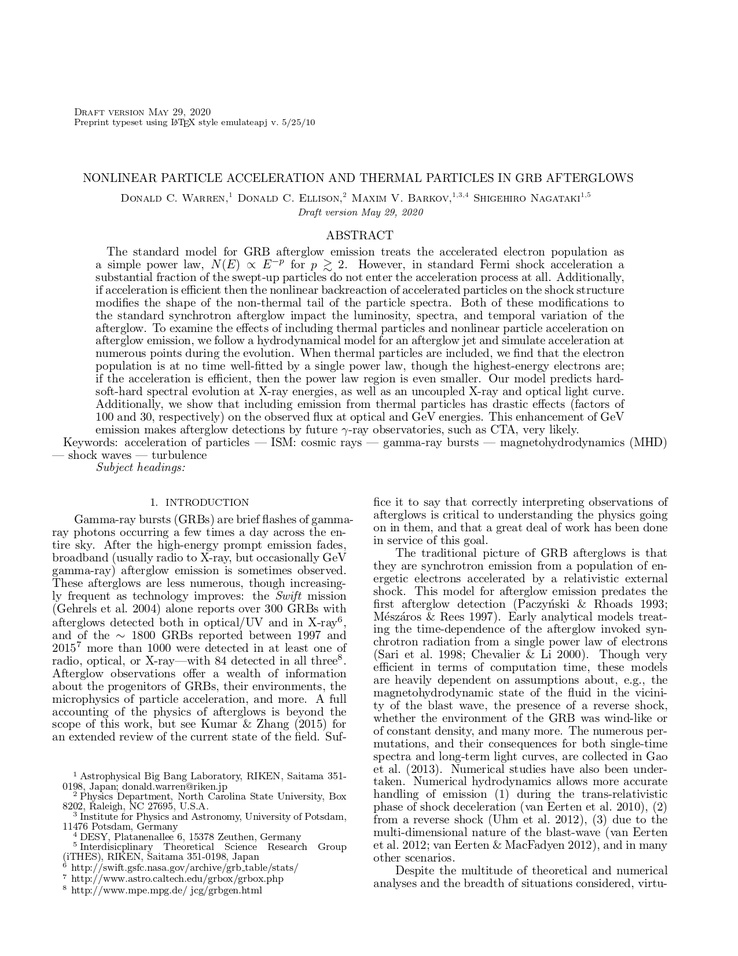
#> input picture data/images/docbank_test_page-0001.jpg, 738 x 956 px, shrunk from 1275 x 1650 before the run, found by its file name; its folder holds only this picture in this run
$ jupyter execute 01_Convex_Hull_LF.ipynb
#> lines starting #> are read from the running program, lines starting #| are printed output that depends on the picture; after the words box and inside, x2 and y2 are one past the last pixel; in counts of white or black regions, pixels touching at a corner belong together
#> further down, img is the input picture: shape (956, 738, 3); min 0, max 255, mean 238.9
### Imports

[cell 1]
import os
import pickle
import numpy as np
import matplotlib.pyplot as plt

from skimage import io, color
from skimage.util import invert
from skimage.filters import threshold_otsu
from skimage.morphology import convex_hull_image

### Functions

[cell 2]
def get_convex_hulls(image):
    image = color.rgb2gray(image)

    thresh = threshold_otsu(image)
#> thresh = 0.732
    image = image > thresh
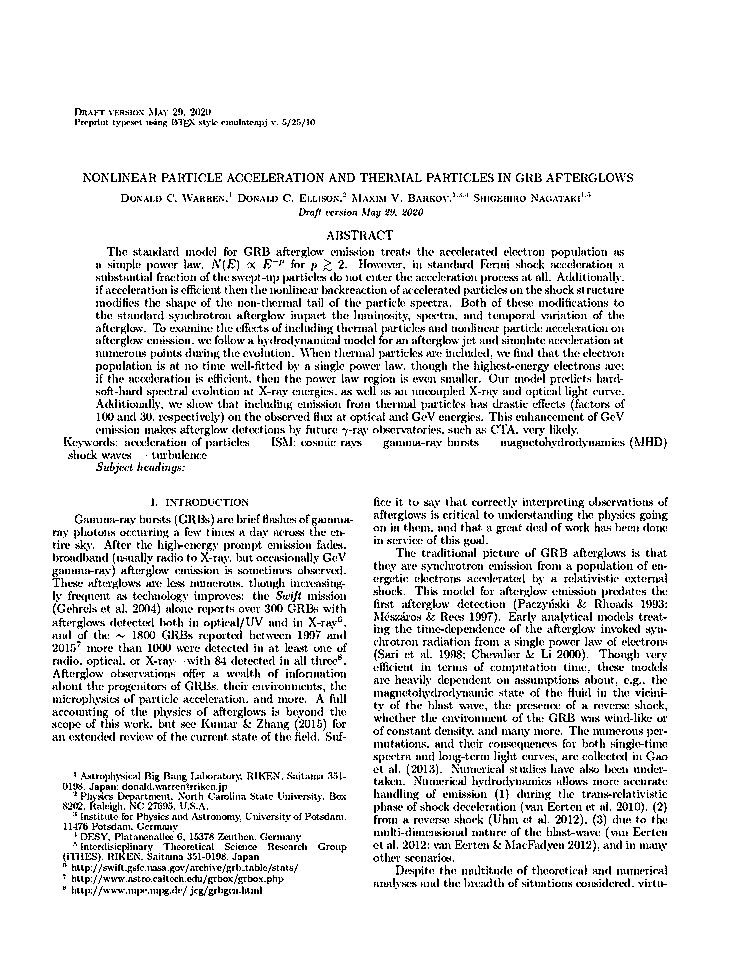
#> image: shape (956, 738) bool; 90.3% white; black in thin lines or dots, all inside (x1, y1, x2, y2) = (52, 108, 668, 896)

    convex_hull_1 = convex_hull_image(image)
#> convex_hull_1: shape (956, 738) bool; every value is 1
    image = invert(image)
    convex_hull_2 = convex_hull_image(image)
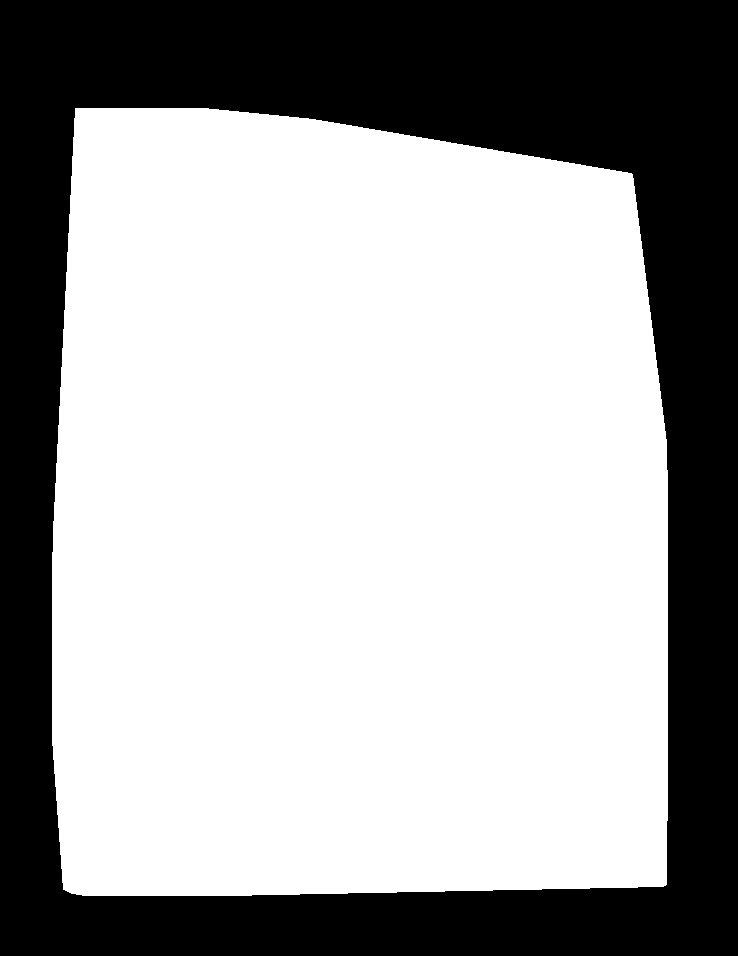
#> convex_hull_2: shape (956, 738) bool; 64.8% white; 1 black region, box (x1, y1, x2, y2) and area: (0, 0, 738, 956) 248229

    intersection_hull = np.bitwise_and(convex_hull_1, convex_hull_2)
    return intersection_hull


# [13 lines left out: function plot_images, not called in this run]

### Read Data and Get Convex Hulls

[cell 3]
# input_dir = './../../data/images/'
# output_dir = './../../data/results/img_processing/'


input_dir = './../../../temp_data/images/'
output_dir = './../../../temp_data/results/img_processing/'

[cell 4]
dir_list = os.listdir(input_dir)
results = {}

for image in dir_list:
    img = io.imread(input_dir + image)
    chull = get_convex_hulls(img)
    results[image] = chull
#     plot_images([img,chull])

$ run again, on data/images/docbank_test_page-0005.jpg
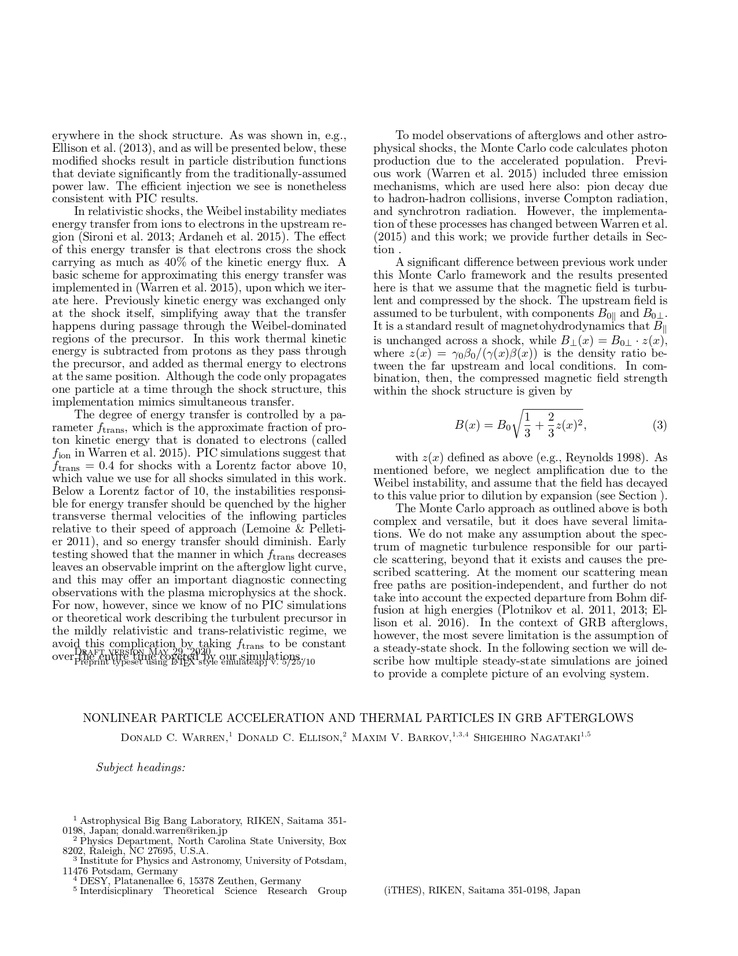
#> input picture data/images/docbank_test_page-0005.jpg, 738 x 956 px, shrunk from 1275 x 1650 before the run, found by its file name
#> img is the input picture: shape (956, 738, 3); min 0, max 255, mean 238.9
#> thresh = 0.732
#> in get_convex_hulls, `image = image > thresh`:
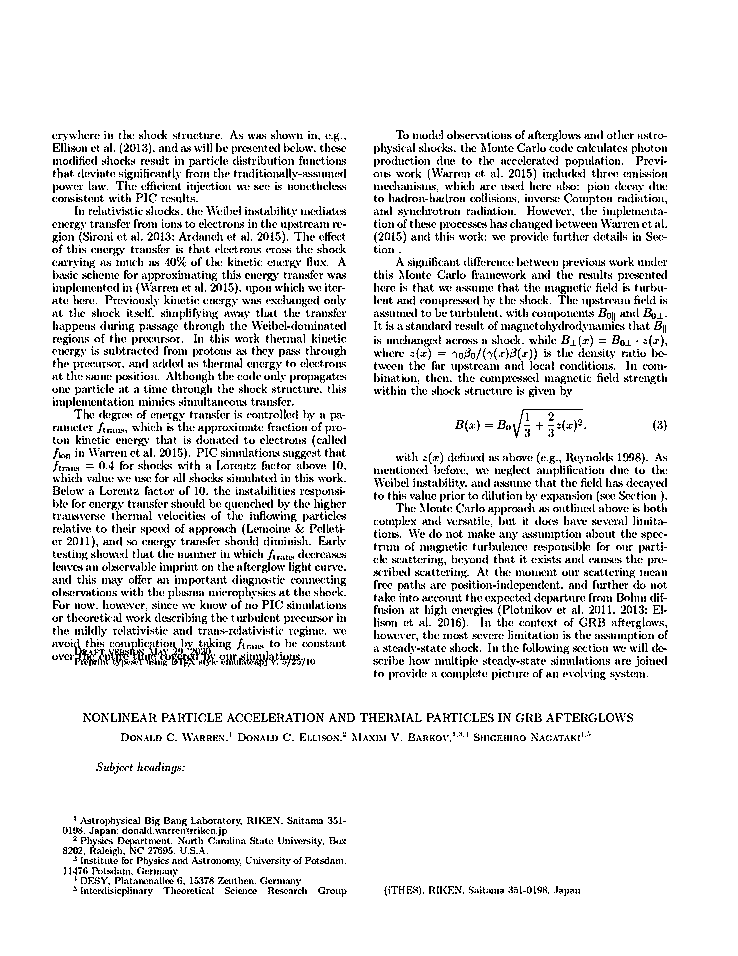
#> image: shape (956, 738) bool; 90.3% white; black in thin lines or dots, all inside (x1, y1, x2, y2) = (52, 130, 668, 897)
#> convex_hull_1: shape (956, 738) bool; every value is 1
#> in get_convex_hulls, `convex_hull_2 = convex_hull_image(image)`:
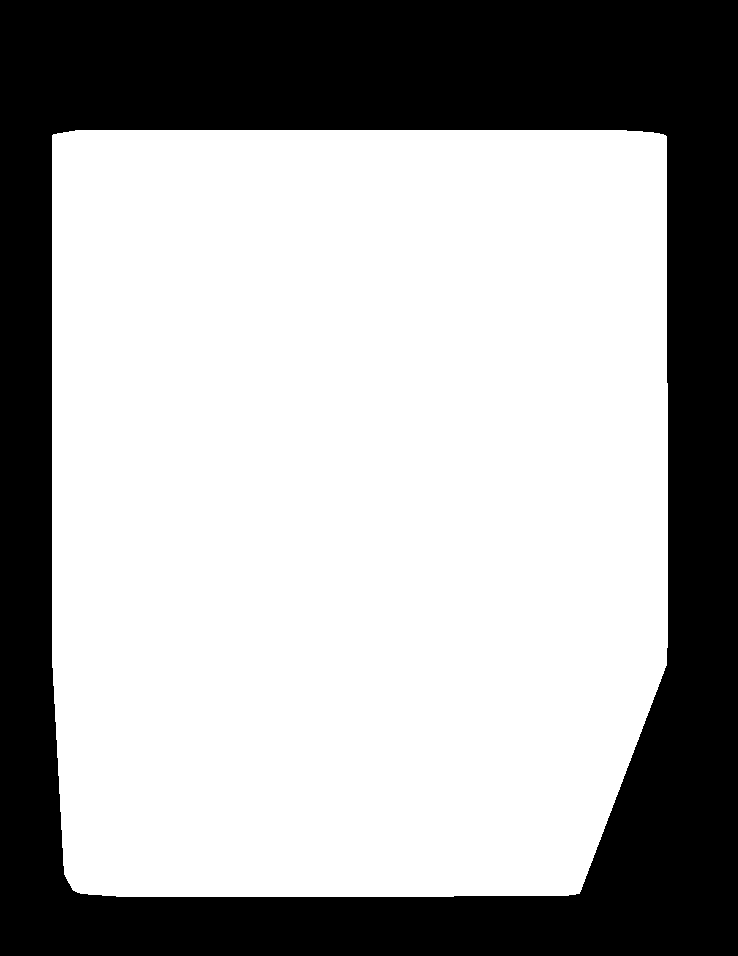
#> convex_hull_2: shape (956, 738) bool; 65.1% white; 1 black region, box (x1, y1, x2, y2) and area: (0, 0, 738, 956) 245900

$ run again, on data/images/docbank_test_page-0006.jpg
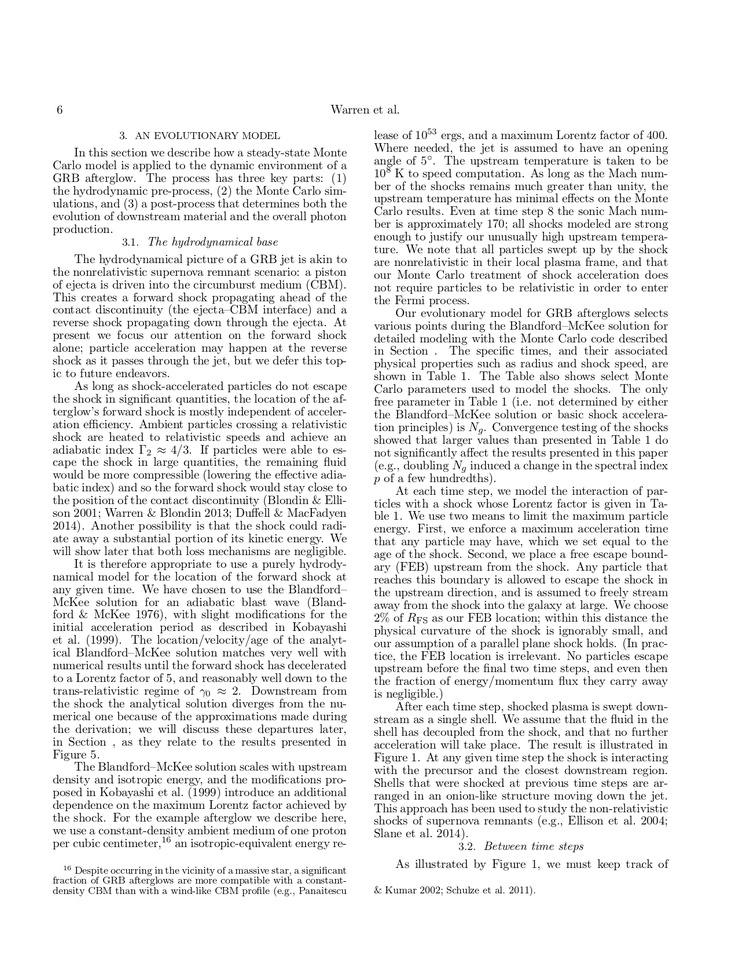
#> input picture data/images/docbank_test_page-0006.jpg, 738 x 956 px, shrunk from 1275 x 1650 before the run, found by its file name
#> img is the input picture: shape (956, 738, 3); min 0, max 255, mean 235.4
#> thresh = 0.729
#> in get_convex_hulls, `image = image > thresh`:
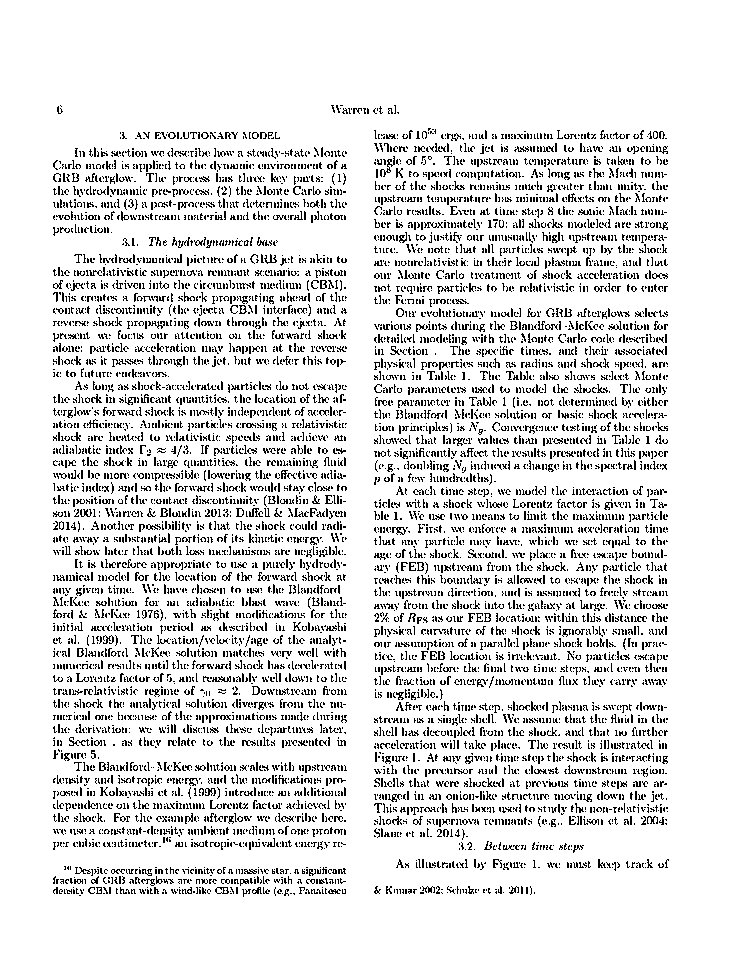
#> image: shape (956, 738) bool; 88.4% white; black in thin lines or dots, all inside (x1, y1, x2, y2) = (53, 105, 669, 897)
#> convex_hull_1: shape (956, 738) bool; every value is 1
#> in get_convex_hulls, `convex_hull_2 = convex_hull_image(image)`:
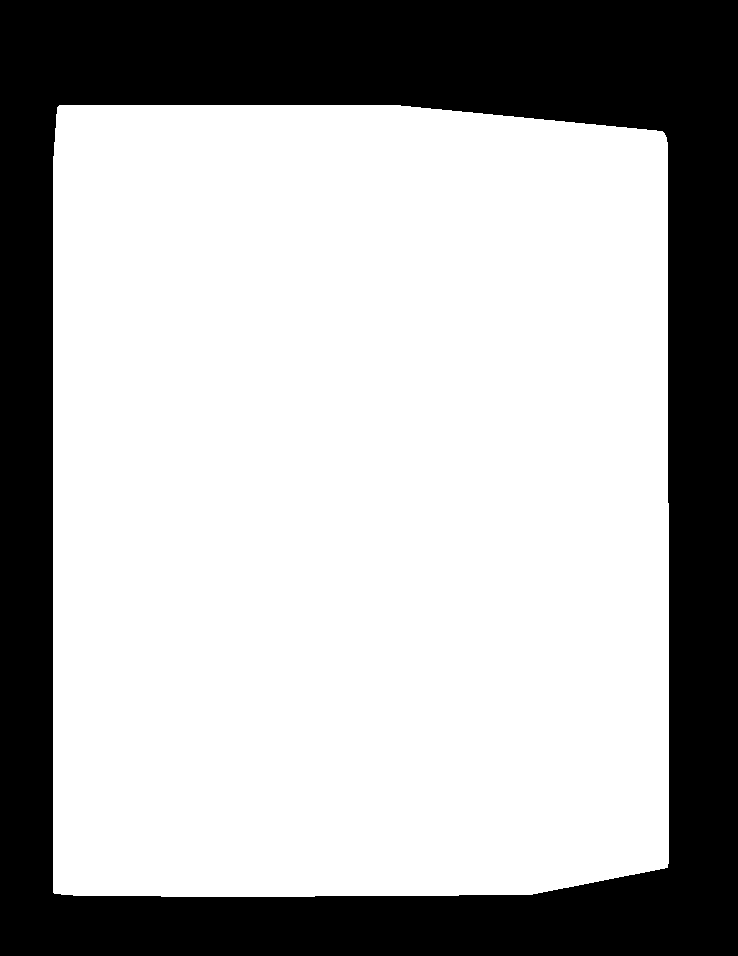
#> convex_hull_2: shape (956, 738) bool; 68.2% white; 1 black region, box (x1, y1, x2, y2) and area: (0, 0, 738, 956) 224410

$ run again, on data/images/docbank_test_page-0007.jpg
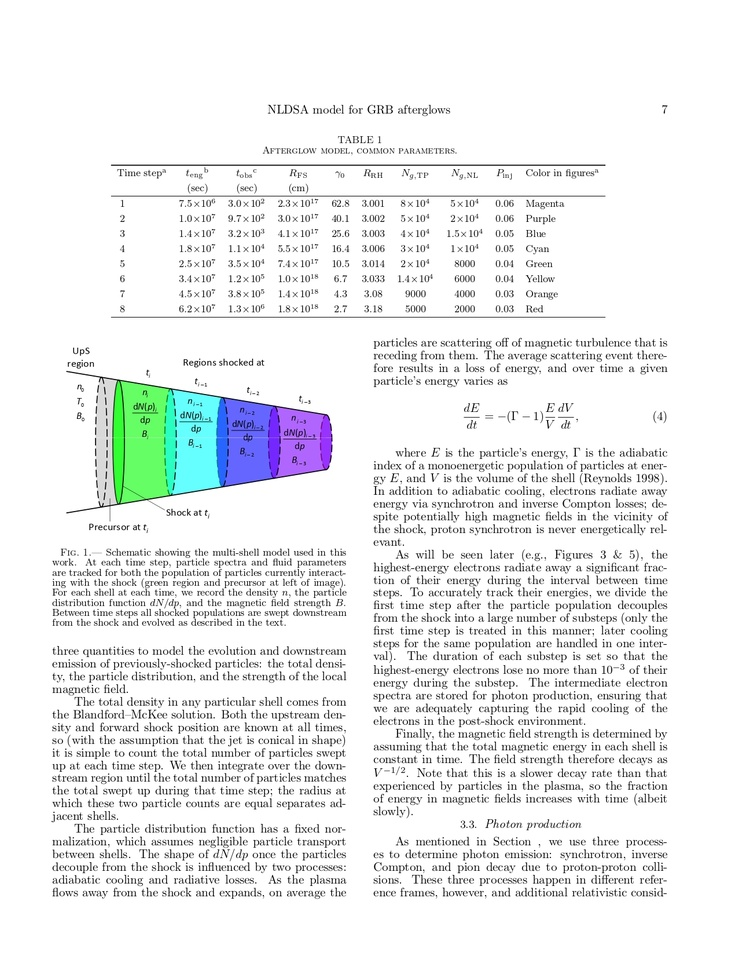
#> input picture data/images/docbank_test_page-0007.jpg, 738 x 956 px, shrunk from 1275 x 1650 before the run, found by its file name
#> img is the input picture: shape (956, 738, 3); mean R, G, B 237.4, 239.4, 239.8
#> thresh = 0.729
#> in get_convex_hulls, `image = image > thresh`:
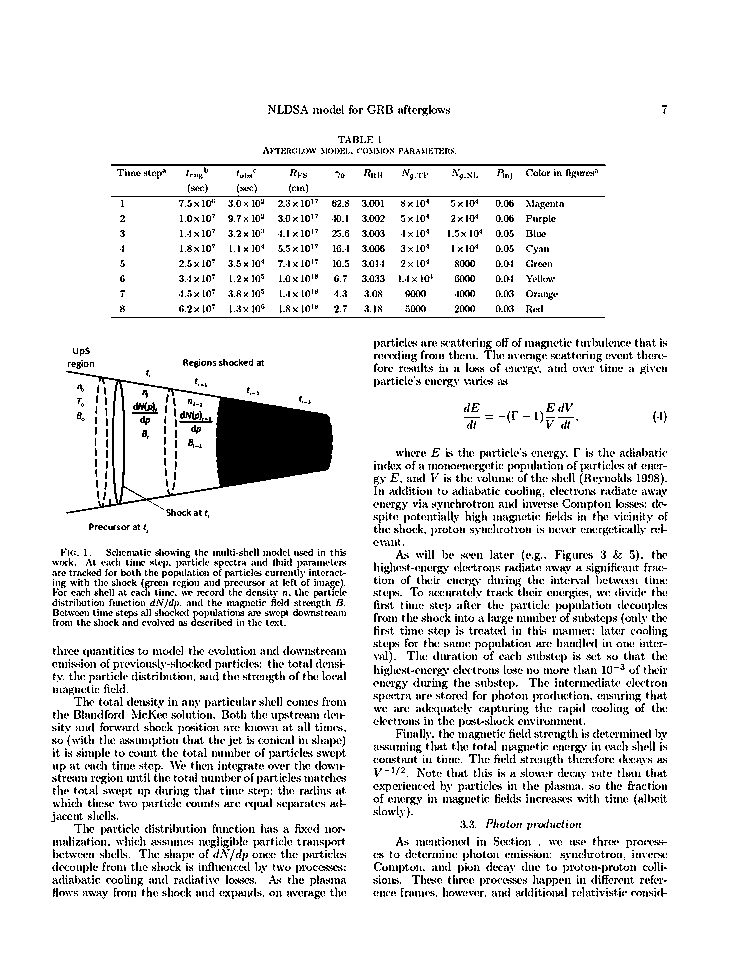
#> image: shape (956, 738) bool; 90.7% white; black in thin lines or dots, all inside (x1, y1, x2, y2) = (51, 105, 668, 899)
#> convex_hull_1: shape (956, 738) bool; every value is 1
#> in get_convex_hulls, `convex_hull_2 = convex_hull_image(image)`:
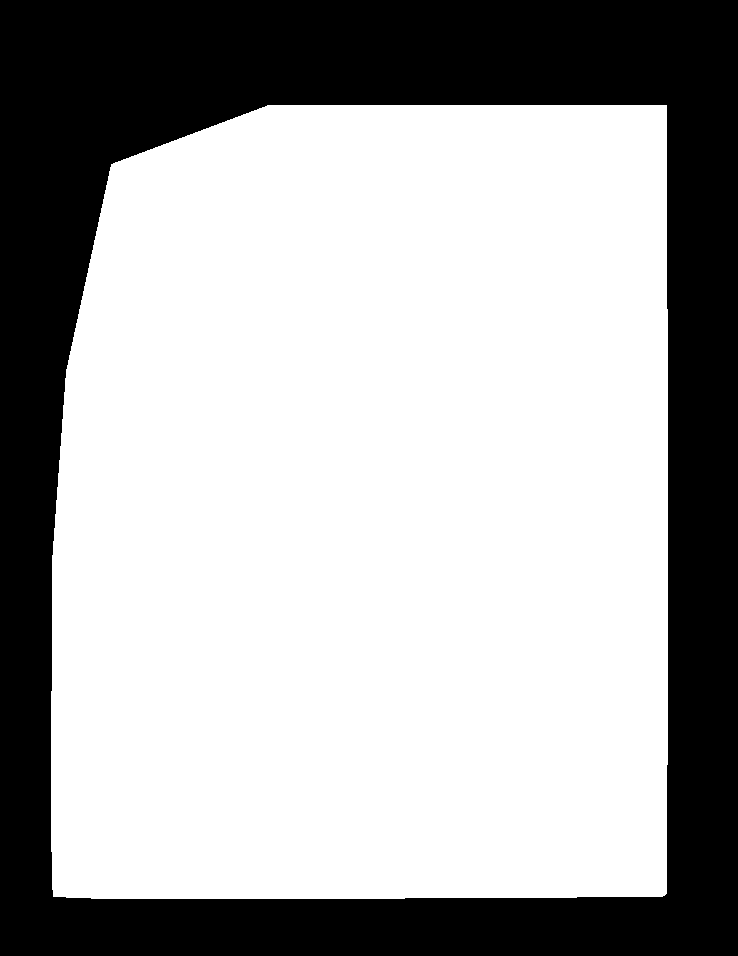
#> convex_hull_2: shape (956, 738) bool; 66.8% white; 1 black region, box (x1, y1, x2, y2) and area: (0, 0, 738, 956) 234077
